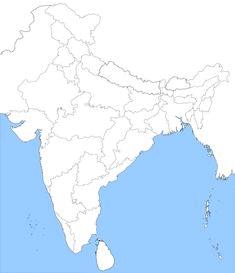
#> input picture Indian Map Challenge/indian_map.gif, 235 x 273 px
$ python main.py
#> lines starting #> are read from the running program, lines starting #| are printed output that depends on the picture
import turtle
import pandas
#resizing the image using pillow in pil(python imaging library)
from PIL import Image
from tkinter import messagebox
import winsound
img = Image.open("indian_map.gif")
#> img is the input picture: PIL image 235x273 P; mean R, G, B 213.7, 233.1, 251.7
new_img = img.resize((700,700))  # Resize to 200x200 pixels
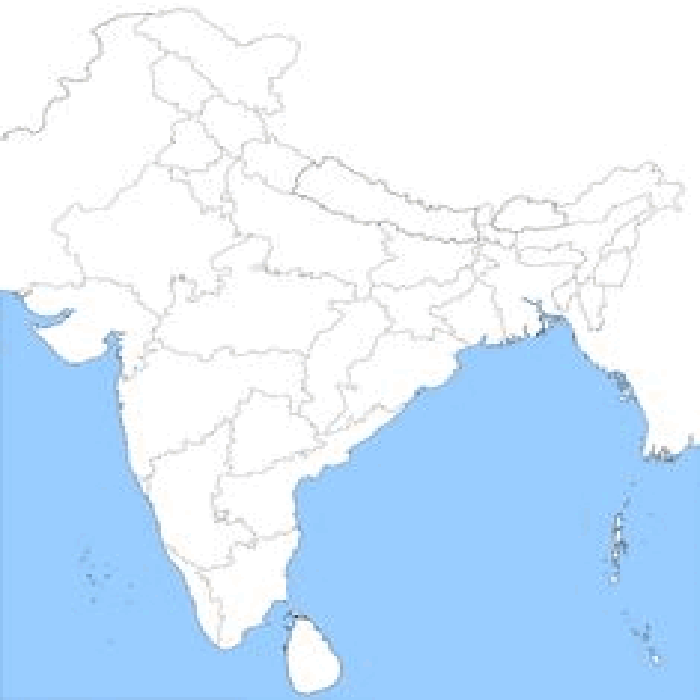
#> new_img: PIL image 700x700 P; mean R, G, B 213.7, 233.1, 251.7
#> (the run stopped early here; a loop or call above may not have finished)
